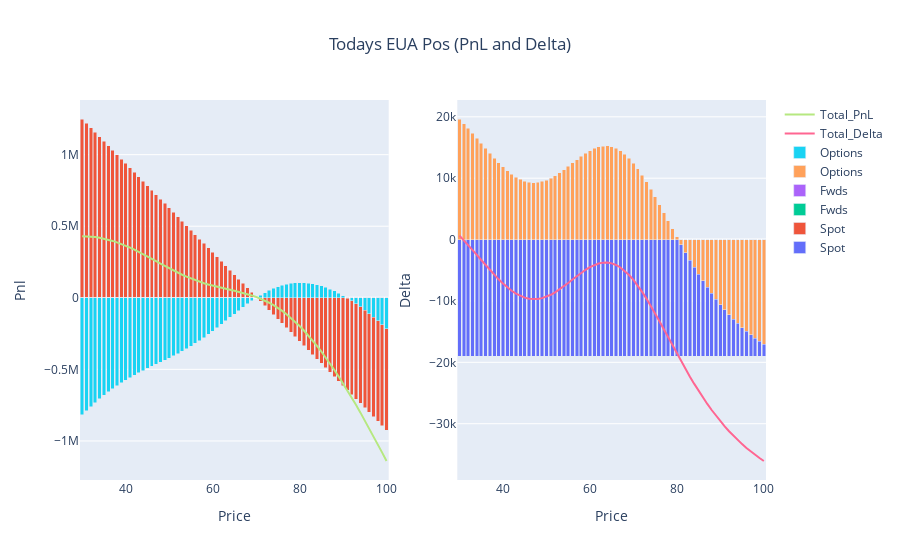

Notebook source saved alongside this figure:
### Markdown cell above
# Today's Position

### Code cell
## USE THIS STYLE OF GRAPHING FOR TODAY DATE ENTRY ##
position_functions = Position_Reporting(positions, 'EUA', current_date)
pnl, delta, theta, vega, value = position_functions.combine_frame()

fig_d = go.Figure()

fig_d.add_trace(go.Bar(x=delta.Price, y=delta.Spot, name='Spot', base=0))
fig_d.add_trace(go.Bar(x=delta.Price, y=delta.Fwds, name='Fwds', base=0))
fig_d.add_trace(go.Bar(x=delta.Price, y=delta.Options, name='Options', base=0))
fig_d.add_trace(go.Scatter(x=delta.Price, y=delta.Total_Delta, mode='lines', name='Total_Delta'))

#fig_d.update_layout(title='ACCU Delta Today', xaxis_title='Price', yaxis_title='Delta', barmode='stack')
#fig_d.show()

#~~~~~~~~~~~~~~~~~~~~~~~~~~~~~~~~~
fig_p = go.Figure()

fig_p.add_trace(go.Bar(x=pnl.Price, y=pnl.Spot, name='Spot', base=0))
fig_p.add_trace(go.Bar(x=pnl.Price, y=pnl.Fwds, name='Fwds', base=0))
fig_p.add_trace(go.Bar(x=pnl.Price, y=pnl.Options, name='Options', base=0))
fig_p.add_trace(go.Scatter(x=pnl.Price, y=pnl.Total_Pnl, mode='lines', name='Total_PnL'))

#fig_p.update_layout(title='ACCU PnL Today', xaxis_title='Price', yaxis_title='pnl', barmode='stack')
#fig_p.show()


#~~~~~~~~~~~~~~~~~~~~~~~~~~~~~~~
fig = make_subplots(rows=1, cols=2)
for i in range(0,len(fig_d.data)):
    fig.add_trace(fig_d.data[i], row=1, col=2)
    fig.add_trace(fig_p.data[i], row=1, col=1)
    
fig.update_layout(title={'text': 'Todays EUA Pos (PnL and Delta)','x': 0.5,'xanchor': 'center'}, barmode='stack')

fig.update_xaxes(title_text="Price", row=1, col=1)
fig.update_yaxes(title_text="Pnl", row=1, col=1)
fig.update_xaxes(title_text="Price", row=1, col=2)
fig.update_yaxes(title_text="Delta", row=1, col=2)    
fig.show()
